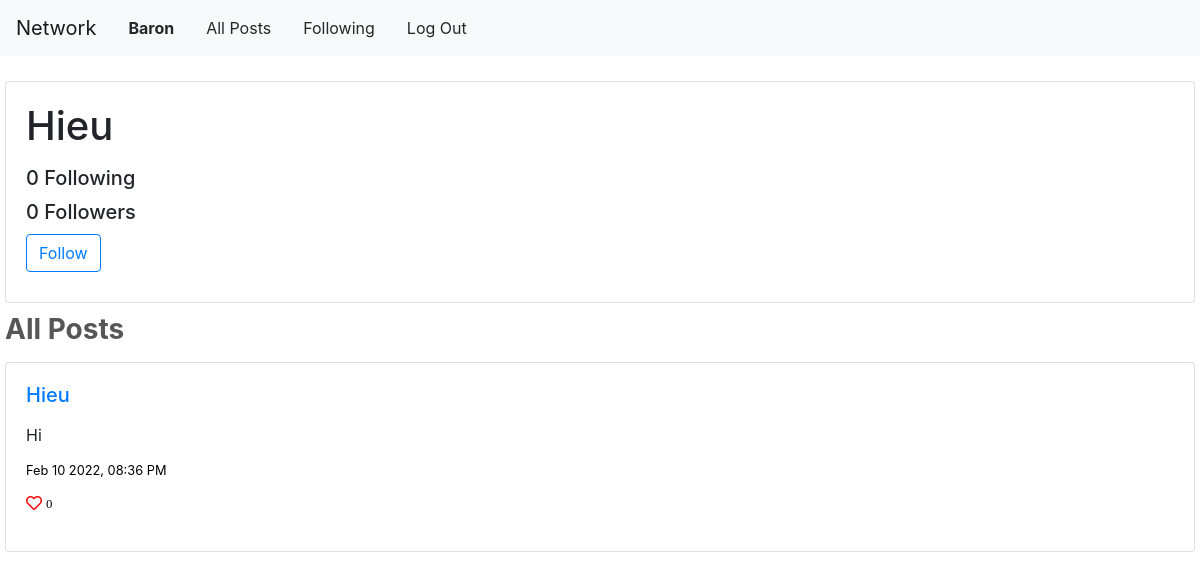
The app's page /profile/Hieu (signed in) with its own data.
### network/models.py (models this page shows, shortened)
class User(AbstractUser):
    pass

class Post(models.Model):
    user = models.ForeignKey(User, on_delete=models.CASCADE)
    text = models.CharField(max_length=160, default=None)
    post_date = models.DateTimeField(default=datetime.datetime.now)

### network/views.py (the view)
# urls.py: path("profile/<str:username>", views.userProfile, name="profile"),
@csrf_exempt
@login_required
def userProfile(req, username):
    userFollowers = 0
    userProfile = User.objects.get(username=username)
    userRequest = req.session['_auth_user_id']
    userFollowers = Follower.objects.filter(
        follower=userRequest, following=userProfile).count()
    userLikes = Like.objects.filter(
        post=OuterRef('id'), user_id=userRequest)
    userPost = Post.objects.filter(user=userProfile).order_by(
        'post_date').annotate(current_like=Count(userLikes.values('id')))
    numberFollowings = Follower.objects.filter(
        follower=userProfile).count()
    numberFollowers = Follower.objects.filter(
        following=userProfile).count()
    userPost = formatDateTime(userPost)
    page_obj = calculateNewFeed(req, userPost)
    return render(req, "network/userProfilePage.html", {
        'user_profile': userProfile,
        'posts': page_obj,
        'is_following': userFollowers,
        'total_following': numberFollowings,
        'total_followers': numberFollowers,
    })

### network/views.py (called while the page is built)
def formatDateTime(pagePost):
    newPagePost = []
    for item in pagePost:
        item.post_date = item.post_date.strftime("%b %d %Y, %I:%M %p")
        newPagePost.append(item)
    return newPagePost

def calculateNewFeed(req, userPosts):
    pagePaginator = Paginator(userPosts, MAX_NUMBER_OF_POSTS_PAGE)
    pageNum = req.GET.get('page')
    return pagePaginator.get_page(pageNum)

### network/templates/network/userProfilePage.html (shortened to what this page needs)
{% extends "network/layout.html" %}
{% block body %}
<div class="card">
    <div class="rounderCard">
        <h1 class="cardUserNameAndLink">{{user_profile.username}}</h1>
        <h5 class="cardContentPost"><span id="sp_following">{{total_following}}</span> Following</h5>
        <h5 class="cardContentPost"><span id="sp_followers">{{total_followers}}</span> Followers</h5>
        {% if user.is_authenticated and user.id != user_profile.id %}
        <p class="cardContentPost">
        {% if is_following > 0 %}
            <button id="followButton" data-id="{{user_profile.id}}" type="button" class="btn btn-primary">Following</button>
        {% else %}
            <button id="followButton" data-id="{{user_profile.id}}" type="button" class="btn btn-outline-primary">Follow</button>
        {%endif%}
        </p>
        {%endif%}
    </div>
</div>
<div id="content">
    <h3 id ='titleHeader' style="margin-top: 10px;">All Posts</h3>
    {% for post in posts %}
    <div class="card">
        <div class="rounderCard">
            <h5 class="cardUserNameAndLink"><a href="{% url 'profile' post.user.username %}">{{post.user.username}}</a></h5>
            <p class="cardContentPost" id="post_text_{{post.id}}"> {{ post.text }}</p>
            <p class="cardContentPost"><small class="small_text">{{post.post_date}}</small></p>
            <p class="cardContentPost">
                <div data-id="{{post.id}}" dataLikeId="{{post.id}}"
                    class="cardEditText {% if post.current_like > 0 %} fas {%else%} far {% endif %} fa-heart">&nbsp<small
                        class="small_text">{{post.like_set.count}}</small>
                        </div>
            </p>
        </div>
    </div>
    {% empty %}
    <h2>No posts</h2>
    {% endfor %}
</div>
{% endblock %}

### network/templates/network/layout.html (shortened to what this page needs)
{% load static %}
<!DOCTYPE html>
<html lang="en">
  <head>
    <link
      rel="stylesheet"
      href="https://stackpath.bootstrapcdn.com/bootstrap/4.5.0/css/bootstrap.min.css"
    />
    <link href="https://use.fontawesome.com/releases/v5.13.0/css/all.css" rel="stylesheet" />
    <link href="{% static 'network/styles.css' %}" rel="stylesheet" />
  </head>
  <body>
    <nav class="navbar navbar-expand-lg navbar-light bg-light">
      <a class="navbar-brand" href="{% url 'index' %}">Network</a>
      <div>
        {% with request.resolver_match.url_name as url_name %}
        <ul class="navbar-nav mr-auto">
          {% if user.is_authenticated %}
          <li class="navigationItem {% if url_name == 'profile' %}active{% endif %}">
            <a class="navigationInsideLinkItem" href="{% url 'profile' user.username %}"
              ><strong>{{ user.username }}</strong></a
            >
          </li>
          {% endif %}
          <li class="navigationItem {% if url_name == 'index' %}active{% endif %}">
            <a class="navigationInsideLinkItem" href="{% url 'index' %}">All Posts</a>
          </li>
          {% if user.is_authenticated %}
          <li class="navigationItem {% if url_name == 'following' %}active{% endif %}">
            <a class="navigationInsideLinkItem" href="{% url 'following' %}">Following</a>
          </li>
          <li class="navigationItem {% if url_name == 'logout' %}active{% endif %}">
            <a class="navigationInsideLinkItem" href="{% url 'logout' %}">Log Out</a>
          </li>
          {% endif %}
        </ul>
        {% endwith %}
      </div>
    </nav>
    <div class="body">
      {% block body %} {% endblock %}
    </div>
  </body>
</html>

### network/static/network/styles.css (style rules this page uses)
.fa-heart { color: rgb(247, 9, 9) !important; cursor: pointer; }
.body { padding: 10px 5px; }
.card { margin-top: 15px; animation-name: card; animation-duration: 1s; }
#titleHeader { animation: highlightText 3s linear; animation-fill-mode: forwards; color: black; background: linear-gradient(to right, #575656 0, white 5%, #575656 20%); background-position: 0; -webkit-background-clip: text; -webkit-text-fill-color: transparent; -webkit-text-size-adjust: none; font-weight: bold; text-decoration: none; white-space: nowrap; }
.cardContentPost { margin: 10px 0; }
.small_text { color: black; vertical-align: middle; }
.rounderCard { flex: 1 1 auto; min-height: 1px; padding: 1.25rem; }
.cardUserNameAndLink { margin-bottom: 1rem; }
.navigationInsideLinkItem { display: block; padding: 0.5rem 1rem; color: rgba(15, 15, 15, 0.9); }

### records on screen
User: username "Baron"
User: username "Hieu"
Post: user.username "Hieu", text "Hi", post_date "Feb 10 2022, 08:36 PM", like_set.count "0"

### other values on screen
{{ total_following }} "0"
{{ total_followers }} "0"
